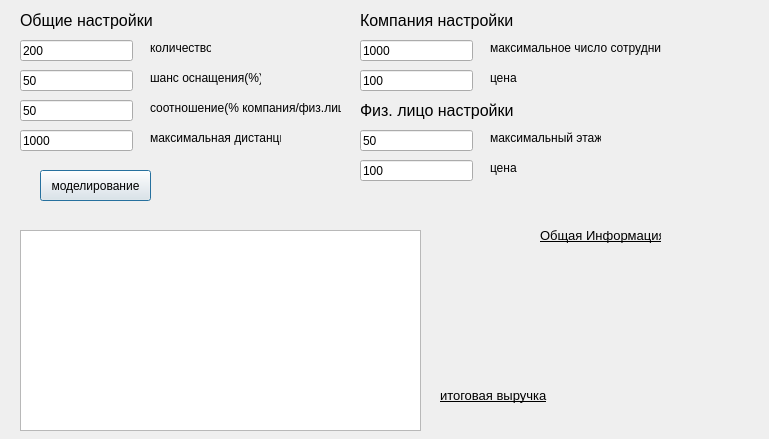
<?xml version="1.0" encoding="UTF-8"?>
<ui version="4.0">
 <class>modelwindow</class>
 <widget class="QDialog" name="modelwindow">
  <property name="geometry">
   <rect>
    <x>0</x>
    <y>0</y>
    <width>769</width>
    <height>439</height>
   </rect>
  </property>
  <property name="minimumSize">
   <size>
    <width>769</width>
    <height>439</height>
   </size>
  </property>
  <property name="maximumSize">
   <size>
    <width>769</width>
    <height>439</height>
   </size>
  </property>
  <property name="windowTitle">
   <string>Dialog</string>
  </property>
  <widget class="QLineEdit" name="countAccount">
   <property name="geometry">
    <rect>
     <x>20</x>
     <y>40</y>
     <width>113</width>
     <height>21</height>
    </rect>
   </property>
   <property name="text">
    <string>200</string>
   </property>
  </widget>
  <widget class="QLineEdit" name="chanceEquip">
   <property name="geometry">
    <rect>
     <x>20</x>
     <y>70</y>
     <width>113</width>
     <height>21</height>
    </rect>
   </property>
   <property name="text">
    <string>50</string>
   </property>
  </widget>
  <widget class="QLineEdit" name="ratioAccount">
   <property name="geometry">
    <rect>
     <x>20</x>
     <y>100</y>
     <width>113</width>
     <height>21</height>
    </rect>
   </property>
   <property name="text">
    <string>50</string>
   </property>
  </widget>
  <widget class="QLabel" name="label">
   <property name="geometry">
    <rect>
     <x>150</x>
     <y>40</y>
     <width>61</width>
     <height>16</height>
    </rect>
   </property>
   <property name="text">
    <string>количество</string>
   </property>
  </widget>
  <widget class="QLabel" name="label_2">
   <property name="geometry">
    <rect>
     <x>150</x>
     <y>70</y>
     <width>111</width>
     <height>16</height>
    </rect>
   </property>
   <property name="text">
    <string>шанс оснащения(%)</string>
   </property>
  </widget>
  <widget class="QLabel" name="label_3">
   <property name="geometry">
    <rect>
     <x>150</x>
     <y>100</y>
     <width>191</width>
     <height>16</height>
    </rect>
   </property>
   <property name="text">
    <string>соотношение(% компания/физ.лицо)</string>
   </property>
  </widget>
  <widget class="QPushButton" name="pushButton">
   <property name="geometry">
    <rect>
     <x>40</x>
     <y>170</y>
     <width>111</width>
     <height>31</height>
    </rect>
   </property>
   <property name="font">
    <font>
     <underline>false</underline>
    </font>
   </property>
   <property name="text">
    <string>моделирование</string>
   </property>
  </widget>
  <widget class="QLineEdit" name="maxDistance">
   <property name="geometry">
    <rect>
     <x>20</x>
     <y>130</y>
     <width>113</width>
     <height>21</height>
    </rect>
   </property>
   <property name="text">
    <string>1000</string>
   </property>
  </widget>
  <widget class="QLabel" name="label_4">
   <property name="geometry">
    <rect>
     <x>150</x>
     <y>130</y>
     <width>131</width>
     <height>16</height>
    </rect>
   </property>
   <property name="text">
    <string>максимальная дистанция</string>
   </property>
  </widget>
  <widget class="QLineEdit" name="maxCount">
   <property name="geometry">
    <rect>
     <x>360</x>
     <y>40</y>
     <width>113</width>
     <height>21</height>
    </rect>
   </property>
   <property name="text">
    <string>1000</string>
   </property>
  </widget>
  <widget class="QLabel" name="label_5">
   <property name="geometry">
    <rect>
     <x>490</x>
     <y>40</y>
     <width>171</width>
     <height>16</height>
    </rect>
   </property>
   <property name="text">
    <string>максимальное число сотрудников</string>
   </property>
  </widget>
  <widget class="QLabel" name="label_6">
   <property name="geometry">
    <rect>
     <x>360</x>
     <y>10</y>
     <width>161</width>
     <height>21</height>
    </rect>
   </property>
   <property name="font">
    <font>
     <pointsize>12</pointsize>
    </font>
   </property>
   <property name="text">
    <string>Компания настройки</string>
   </property>
  </widget>
  <widget class="QLabel" name="label_7">
   <property name="geometry">
    <rect>
     <x>20</x>
     <y>10</y>
     <width>141</width>
     <height>21</height>
    </rect>
   </property>
   <property name="font">
    <font>
     <pointsize>12</pointsize>
    </font>
   </property>
   <property name="text">
    <string>Общие настройки</string>
   </property>
  </widget>
  <widget class="QLabel" name="label_8">
   <property name="geometry">
    <rect>
     <x>490</x>
     <y>130</y>
     <width>111</width>
     <height>16</height>
    </rect>
   </property>
   <property name="text">
    <string>максимальный этаж</string>
   </property>
  </widget>
  <widget class="QLineEdit" name="maxFloor">
   <property name="geometry">
    <rect>
     <x>360</x>
     <y>130</y>
     <width>113</width>
     <height>21</height>
    </rect>
   </property>
   <property name="text">
    <string>50</string>
   </property>
  </widget>
  <widget class="QLabel" name="label_9">
   <property name="geometry">
    <rect>
     <x>360</x>
     <y>100</y>
     <width>161</width>
     <height>21</height>
    </rect>
   </property>
   <property name="font">
    <font>
     <pointsize>12</pointsize>
    </font>
   </property>
   <property name="text">
    <string>Физ. лицо настройки</string>
   </property>
  </widget>
  <widget class="QLineEdit" name="coeffpricecomp">
   <property name="geometry">
    <rect>
     <x>360</x>
     <y>70</y>
     <width>113</width>
     <height>21</height>
    </rect>
   </property>
   <property name="text">
    <string>100</string>
   </property>
  </widget>
  <widget class="QLabel" name="label_10">
   <property name="geometry">
    <rect>
     <x>490</x>
     <y>70</y>
     <width>171</width>
     <height>16</height>
    </rect>
   </property>
   <property name="text">
    <string>цена </string>
   </property>
  </widget>
  <widget class="QLabel" name="label_11">
   <property name="geometry">
    <rect>
     <x>490</x>
     <y>160</y>
     <width>171</width>
     <height>16</height>
    </rect>
   </property>
   <property name="text">
    <string>цена </string>
   </property>
  </widget>
  <widget class="QLineEdit" name="coeffpriceindiv">
   <property name="geometry">
    <rect>
     <x>360</x>
     <y>160</y>
     <width>113</width>
     <height>21</height>
    </rect>
   </property>
   <property name="text">
    <string>100</string>
   </property>
  </widget>
  <widget class="QLabel" name="finalprice">
   <property name="geometry">
    <rect>
     <x>560</x>
     <y>380</y>
     <width>131</width>
     <height>31</height>
    </rect>
   </property>
   <property name="font">
    <font>
     <pointsize>10</pointsize>
    </font>
   </property>
   <property name="text">
    <string/>
   </property>
  </widget>
  <widget class="QLabel" name="label_12">
   <property name="geometry">
    <rect>
     <x>440</x>
     <y>380</y>
     <width>111</width>
     <height>31</height>
    </rect>
   </property>
   <property name="font">
    <font>
     <pointsize>10</pointsize>
     <underline>true</underline>
    </font>
   </property>
   <property name="text">
    <string>итоговая выручка</string>
   </property>
  </widget>
  <widget class="QPlainTextEdit" name="plainTextEdit">
   <property name="geometry">
    <rect>
     <x>20</x>
     <y>230</y>
     <width>401</width>
     <height>201</height>
    </rect>
   </property>
  </widget>
  <widget class="QLabel" name="succesaccount">
   <property name="geometry">
    <rect>
     <x>440</x>
     <y>260</y>
     <width>321</width>
     <height>21</height>
    </rect>
   </property>
   <property name="font">
    <font>
     <pointsize>8</pointsize>
    </font>
   </property>
   <property name="text">
    <string/>
   </property>
  </widget>
  <widget class="QLabel" name="countNotEquipC">
   <property name="geometry">
    <rect>
     <x>440</x>
     <y>320</y>
     <width>321</width>
     <height>21</height>
    </rect>
   </property>
   <property name="font">
    <font>
     <pointsize>8</pointsize>
    </font>
   </property>
   <property name="text">
    <string>&lt;html&gt;&lt;head/&gt;&lt;body&gt;&lt;p&gt;&lt;br/&gt;&lt;/p&gt;&lt;/body&gt;&lt;/html&gt;</string>
   </property>
  </widget>
  <widget class="QLabel" name="countNotEquipI">
   <property name="geometry">
    <rect>
     <x>440</x>
     <y>340</y>
     <width>321</width>
     <height>21</height>
    </rect>
   </property>
   <property name="font">
    <font>
     <pointsize>8</pointsize>
    </font>
   </property>
   <property name="text">
    <string>&lt;html&gt;&lt;head/&gt;&lt;body&gt;&lt;p&gt;&lt;br/&gt;&lt;/p&gt;&lt;/body&gt;&lt;/html&gt;</string>
   </property>
  </widget>
  <widget class="QLabel" name="label_13">
   <property name="geometry">
    <rect>
     <x>540</x>
     <y>210</y>
     <width>121</width>
     <height>51</height>
    </rect>
   </property>
   <property name="font">
    <font>
     <pointsize>10</pointsize>
     <underline>true</underline>
    </font>
   </property>
   <property name="text">
    <string>Общая Информация</string>
   </property>
  </widget>
  <widget class="QLabel" name="succescomp">
   <property name="geometry">
    <rect>
     <x>440</x>
     <y>280</y>
     <width>321</width>
     <height>21</height>
    </rect>
   </property>
   <property name="font">
    <font>
     <pointsize>8</pointsize>
    </font>
   </property>
   <property name="text">
    <string/>
   </property>
  </widget>
  <widget class="QLabel" name="succesindiv">
   <property name="geometry">
    <rect>
     <x>440</x>
     <y>300</y>
     <width>321</width>
     <height>21</height>
    </rect>
   </property>
   <property name="font">
    <font>
     <pointsize>8</pointsize>
    </font>
   </property>
   <property name="text">
    <string/>
   </property>
  </widget>
 </widget>
 <resources/>
 <connections/>
</ui>
